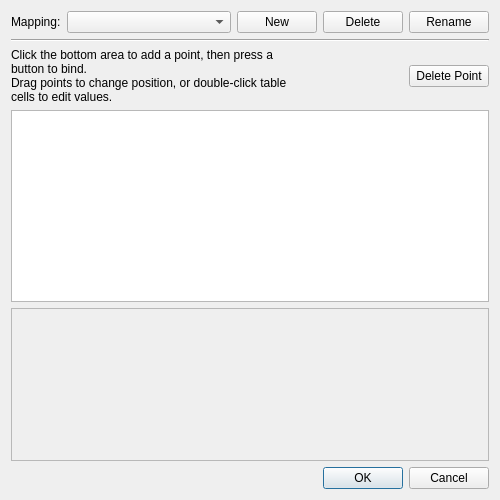
<?xml version="1.0" encoding="UTF-8"?>
<ui version="4.0">
 <class>ConfigureTouchFromButton</class>
 <widget class="QDialog" name="ConfigureTouchFromButton">
  <property name="geometry">
   <rect>
    <x>0</x>
    <y>0</y>
    <width>500</width>
    <height>500</height>
   </rect>
  </property>
  <layout class="QVBoxLayout">
   <item>
    <layout class="QHBoxLayout" name="horizontalLayout">
     <item>
      <widget class="QLabel" name="label">
       <property name="text">
        <string>Mapping:</string>
       </property>
       <property name="textFormat">
        <enum>Qt::PlainText</enum>
       </property>
      </widget>
     </item>
     <item>
      <widget class="QComboBox" name="mapping">
       <property name="sizePolicy">
        <sizepolicy hsizetype="MinimumExpanding" vsizetype="Fixed">
         <horstretch>0</horstretch>
         <verstretch>0</verstretch>
        </sizepolicy>
       </property>
      </widget>
     </item>
     <item>
      <widget class="QPushButton" name="button_new">
       <property name="sizePolicy">
        <sizepolicy hsizetype="Maximum" vsizetype="Fixed">
         <horstretch>0</horstretch>
         <verstretch>0</verstretch>
        </sizepolicy>
       </property>
       <property name="text">
        <string>New</string>
       </property>
      </widget>
     </item>
     <item>
      <widget class="QPushButton" name="button_delete">
       <property name="sizePolicy">
        <sizepolicy hsizetype="Maximum" vsizetype="Fixed">
         <horstretch>0</horstretch>
         <verstretch>0</verstretch>
        </sizepolicy>
       </property>
       <property name="text">
        <string>Delete</string>
       </property>
      </widget>
     </item>
     <item>
      <widget class="QPushButton" name="button_rename">
       <property name="sizePolicy">
        <sizepolicy hsizetype="Maximum" vsizetype="Fixed">
         <horstretch>0</horstretch>
         <verstretch>0</verstretch>
        </sizepolicy>
       </property>
       <property name="text">
        <string>Rename</string>
       </property>
      </widget>
     </item>
    </layout>
   </item>
   <item>
    <widget class="Line" name="line">
     <property name="orientation">
      <enum>Qt::Horizontal</enum>
     </property>
    </widget>
   </item>
   <item>
    <layout class="QHBoxLayout" name="horizontalLayout_2">
     <item>
      <widget class="QLabel" name="label_2">
       <property name="text">
        <string>Click the bottom area to add a point, then press a button to bind.
Drag points to change position, or double-click table cells to edit values.</string>
       </property>
       <property name="textFormat">
        <enum>Qt::PlainText</enum>
       </property>
       <property name="wordWrap">
        <bool>true</bool>
       </property>
      </widget>
     </item>
     <item>
      <spacer name="horizontalSpacer">
       <property name="orientation">
        <enum>Qt::Horizontal</enum>
       </property>
       <property name="sizeHint" stdset="0">
        <size>
         <width>40</width>
         <height>20</height>
        </size>
       </property>
      </spacer>
     </item>
     <item>
      <widget class="QPushButton" name="button_delete_bind">
       <property name="text">
        <string>Delete Point</string>
       </property>
      </widget>
     </item>
    </layout>
   </item>
   <item>
    <widget class="QTreeView" name="binding_list">
     <property name="sizePolicy">
      <sizepolicy hsizetype="Expanding" vsizetype="Expanding">
       <horstretch>0</horstretch>
       <verstretch>0</verstretch>
      </sizepolicy>
     </property>
     <property name="rootIsDecorated">
      <bool>false</bool>
     </property>
     <property name="uniformRowHeights">
      <bool>true</bool>
     </property>
     <property name="itemsExpandable">
      <bool>false</bool>
     </property>
    </widget>
   </item>
   <item>
    <widget class="TouchScreenPreview" name="bottom_screen">
     <property name="sizePolicy">
      <sizepolicy hsizetype="Expanding" vsizetype="Expanding">
       <horstretch>0</horstretch>
       <verstretch>0</verstretch>
      </sizepolicy>
     </property>
     <property name="minimumSize">
      <size>
       <width>160</width>
       <height>120</height>
      </size>
     </property>
     <property name="baseSize">
      <size>
       <width>320</width>
       <height>240</height>
      </size>
     </property>
     <property name="cursor">
      <cursorShape>CrossCursor</cursorShape>
     </property>
     <property name="mouseTracking">
      <bool>true</bool>
     </property>
     <property name="autoFillBackground">
      <bool>true</bool>
     </property>
     <property name="frameShape">
      <enum>QFrame::StyledPanel</enum>
     </property>
     <property name="frameShadow">
      <enum>QFrame::Sunken</enum>
     </property>
    </widget>
   </item>
   <item>
    <layout class="QHBoxLayout" name="horizontalLayout_3">
     <item>
      <widget class="QLabel" name="coord_label">
       <property name="sizePolicy">
        <sizepolicy hsizetype="Expanding" vsizetype="Preferred">
         <horstretch>0</horstretch>
         <verstretch>0</verstretch>
        </sizepolicy>
       </property>
       <property name="textFormat">
        <enum>Qt::PlainText</enum>
       </property>
      </widget>
     </item>
     <item>
      <widget class="QDialogButtonBox" name="buttonBox">
       <property name="standardButtons">
        <set>QDialogButtonBox::Cancel|QDialogButtonBox::Ok</set>
       </property>
      </widget>
     </item>
    </layout>
   </item>
  </layout>
 </widget>
 <customwidgets>
  <customwidget>
   <class>TouchScreenPreview</class>
   <extends>QFrame</extends>
   <header>citra_qt/configuration/configure_touch_widget.h</header>
   <container>1</container>
  </customwidget>
 </customwidgets>
 <resources/>
 <connections>
  <connection>
   <sender>buttonBox</sender>
   <signal>rejected()</signal>
   <receiver>ConfigureTouchFromButton</receiver>
   <slot>reject()</slot>
   <hints>
    <hint type="sourcelabel">
     <x>249</x>
     <y>428</y>
    </hint>
    <hint type="destinationlabel">
     <x>249</x>
     <y>224</y>
    </hint>
   </hints>
  </connection>
 </connections>
</ui>
